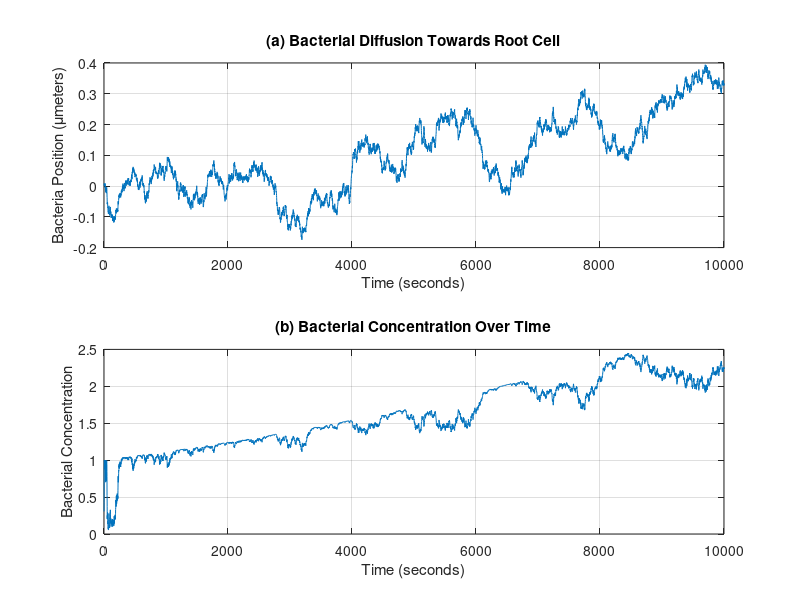
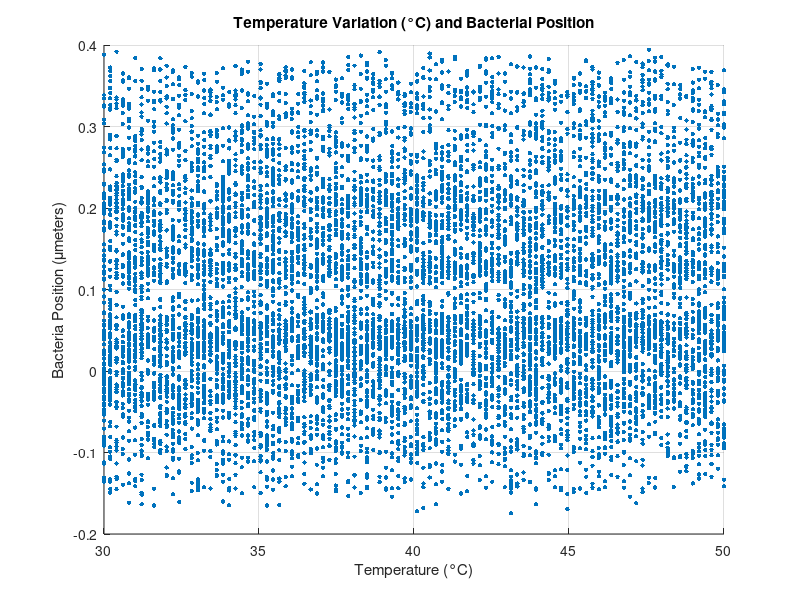
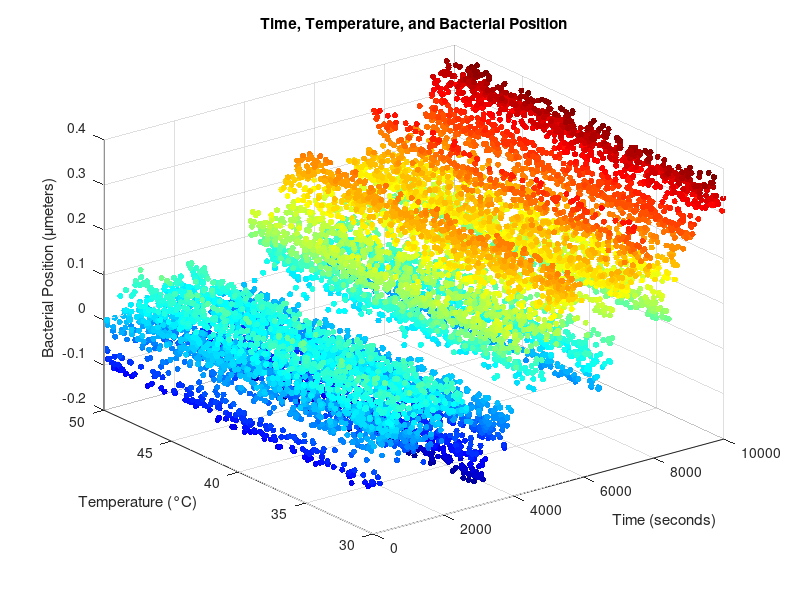

Write the MATLAB code that produced these figures, in order.
% Simulation parameters 
diffusion_coefficient = 10e-6;
cell_radius = 1e-5;
surface_area = 2e-6;
growth_rate = 0.39 / 3600;
temperature_range_C = linspace(30, 50, 100);
num_time_steps = 10000;
time_step = 1;

% Initialize data arrays for plotting
time_array = zeros(num_time_steps, 1);
position_array = zeros(num_time_steps, 1);
temperature_array = zeros(num_time_steps, 1);
concentration_array = zeros(num_time_steps, 1);

% Initialize the initial position and concentration
bacteria_position = 0;
bacteria_concentration = 1;

% Simulation loop 
for t = 1:num_time_steps
    bacteria_position = bacteria_position + sqrt(2 * diffusion_coefficient * time_step) * randn();
    bacteria_concentration = bacteria_concentration * exp(growth_rate * time_step);
    time_array(t) = t * time_step;
    position_array(t) = bacteria_position;
    selected_temp_index = randi(length(temperature_range_C));
    selected_temperature_C = temperature_range_C(selected_temp_index);
    temperature_array(t) = selected_temperature_C;
    
    % Update concentration using the diffusion equation
    concentration_array(t) = bacteria_concentration * exp(-bacteria_position^2 / (4 * diffusion_coefficient * t * time_step));
end

% Plot bacterial movement and concentration over time 
figure;
subplot(2, 1, 1);
plot(time_array, position_array);
xlabel('Time (seconds)');
ylabel('Bacteria Position (\mumeters)');
title('(a) Bacterial Diffusion Towards Root Cell');
grid on;

subplot(2, 1, 2);
plot(time_array, concentration_array);
xlabel('Time (seconds)');
ylabel('Bacterial Concentration');
title('(b) Bacterial Concentration Over Time');
grid on;

% Create a 2D scatter plot of temperature vs. position 
figure;
scatter(temperature_array, position_array, 10, 'filled');
xlabel('Temperature (°C)');
ylabel('Bacteria Position (\mumeters)');
title('Temperature Variation (°C) and Bacterial Position');
colormap(jet);
grid on;

% Create a 3D scatter plot of time, temperature, and bacterial position
figure;
scatter3(time_array, temperature_array, position_array, 20, position_array, 'filled');
xlabel('Time (seconds)');
ylabel('Temperature (°C)');
zlabel('Bacterial Position (\mumeters)');
title('Time, Temperature, and Bacterial Position');
colormap(jet);
grid on;

% Display the average and total time
average_time = mean(position_array.^2) / (2 * diffusion_coefficient);
total_time = sum(position_array.^2) / (2 * diffusion_coefficient);

fprintf('Average time taken by bacteria to diffuse into root: %.2f seconds\n', average_time);
fprintf('Total time taken by bacteria to diffuse into root: %.2f seconds\n', total_time);
